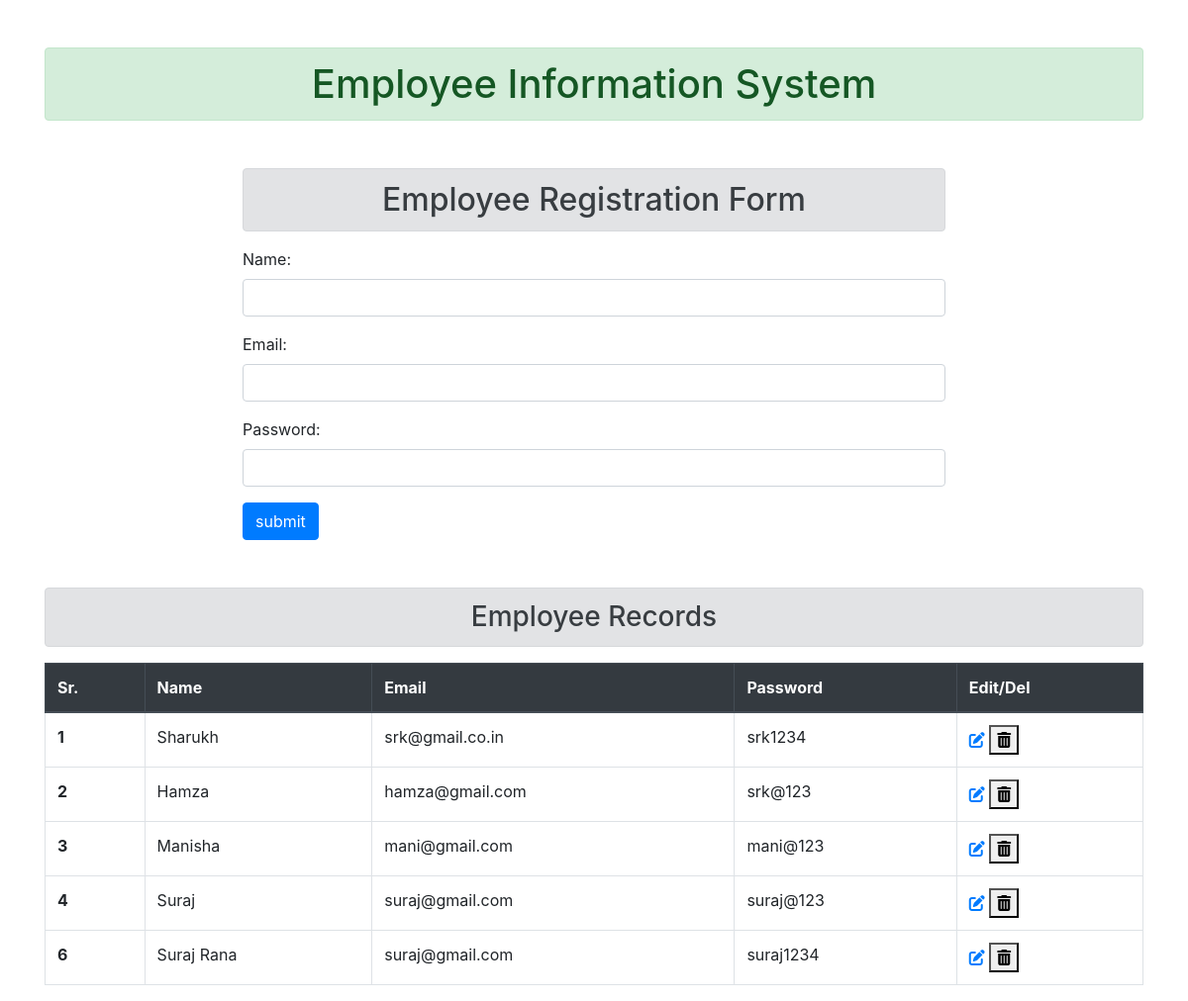
Before: / with the older database file.
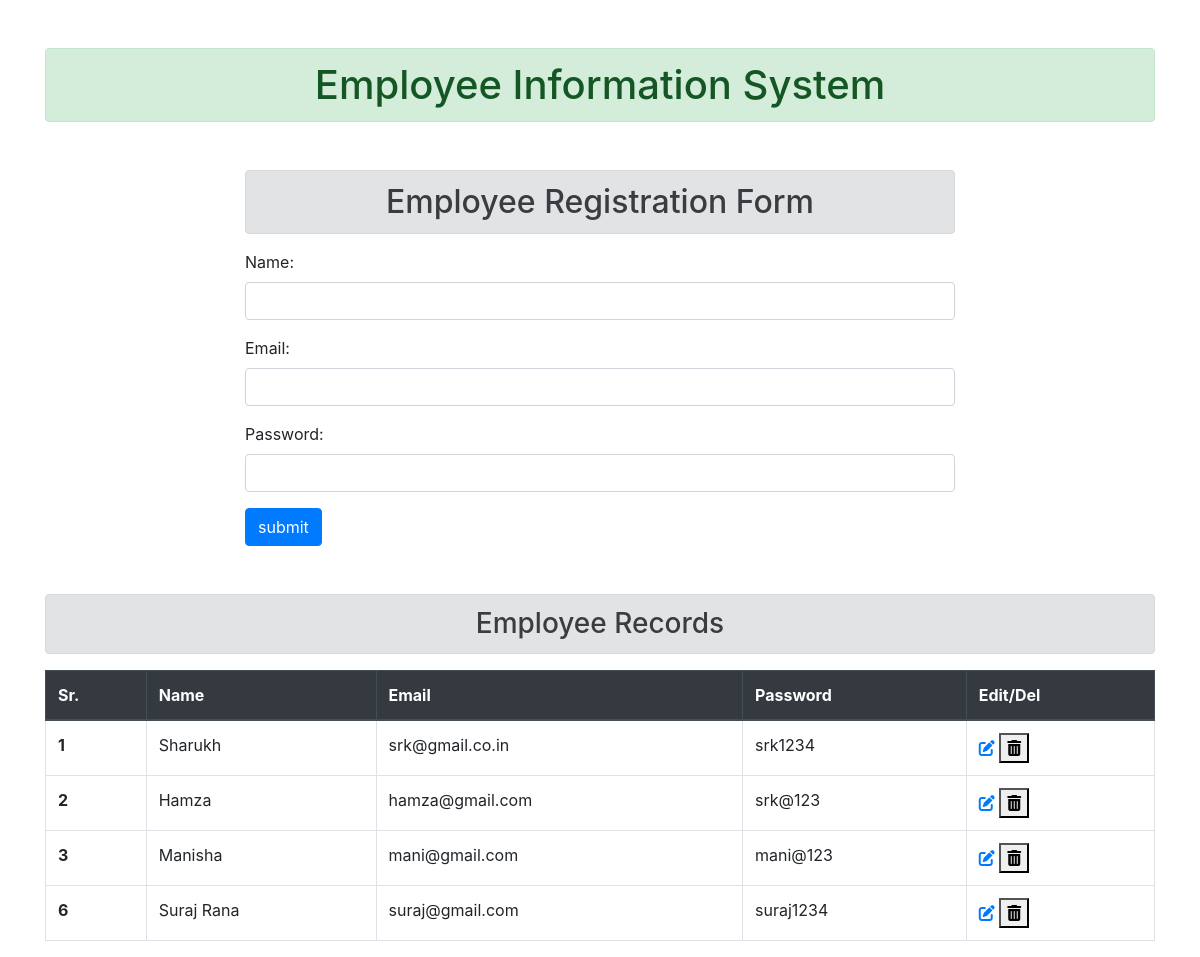
After: the same page with the newer database file.
### app/models.py (models this page shows, shortened)
class Employee(models.Model):
    name = models.CharField(max_length=50,null=True)
    email = models.EmailField(max_length=50,null=True)
    password = models.CharField(max_length=15,null=True)

### app/views.py (the view)
# urls.py: path('',views.home,name='home'),
def home(request):
    form1 =EmployeeForm()
    if request.method=="POST":
        f=EmployeeForm(request.POST)
        f.save()
        form1=EmployeeForm()
    getData = Employee.objects.all()
    data = {
        'form':form1,
        'getData':getData
    }
    return render(request,'index.html',data)

### app/forms.py
class EmployeeForm(ModelForm):
    class  Meta:
        model = Employee
        fields = '__all__'
        widgets = {
            'name':forms.TextInput(attrs={'class':"form-control"}),
            'email':forms.EmailInput(attrs={'class':"form-control"}),
            'password':forms.PasswordInput(attrs={'class':"form-control"},render_value=True)
        }

### templates/index.html (shortened to what this page needs)
{% extends "base.html" %}
{% block content %}
  <link rel="stylesheet" href="https://cdnjs.cloudflare.com/ajax/libs/font-awesome/6.4.0/css/all.min.css" />
  <div class="container">
    <div class="row">
        <div class="col col-8 offset-2">
            <h2 class="alert alert-secondary text-center">Employee Registration Form</h2>
  <form method="post">
    {{ form.as_p }}
    <input type="submit" value="submit" class="btn btn-primary">
  </form>
</div>
</div>
</div>
<br><br>
<h3 class="alert alert-secondary text-center">Employee Records</h3>
<table class="table table-bordered table table-hover">
    <thead class="thead-dark">
      <tr>
        <th scope="col">Sr.</th>
        <th scope="col">Name</th>
        <th scope="col">Email</th>
        <th scope="col">Password</th>
        <th scope="col">Edit/Del</th>
      </tr>
    </thead>
    <tbody>
        {% for d in getData %}
        <tr>
            <th scope="row">{{ d.id }}</th>
            <td>{{d.name}}</td>
            <td>{{d.email}}</td>
            <td>{{d.password}}</td>
            <td>
                <a href="{% url 'edit' d.id %}">
                <i class="fa-sharp fa-solid fa-pen-to-square"></i>
                </a>
                <form action="{% url 'delete' d.id %}" class="d-inline">
                    <button type="submit">
                        <i class="fa-solid fa-trash-can"></i>
                    </button>
                </form>
            </td>
        </tr>
        {% endfor %}
    </tbody>
  </table>
{% endblock %}

### templates/base.html (shortened to what this page needs)
<!doctype html>
<html lang="en">
  <head>
    <link rel="stylesheet" href="path/to/font-awesome/css/font-awesome.min.css">
    <link rel="stylesheet" href="https://cdn.jsdelivr.net/npm/bootstrap@4.3.1/dist/css/bootstrap.min.css">
  </head>
<body>
    <div class="container">
    <h1 class="alert alert-success my-5 text-center">Employee Information System</h1>
    {% block content %}
    {% endblock  %}
    </div>
  </body>
</html>

Changed rows visible on the page:
removed Employee: id "4", name "Suraj", email "suraj@gmail.com", password "suraj@123"
